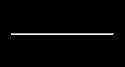
<?xml version="1.0" encoding="UTF-8"?>
<ui version="4.0">
 <class>NotifyWindow</class>
 <widget class="QWidget" name="NotifyWindow">
  <property name="geometry">
   <rect>
    <x>0</x>
    <y>0</y>
    <width>111</width>
    <height>64</height>
   </rect>
  </property>
  <property name="palette">
   <palette>
    <active>
     <colorrole role="Text">
      <brush brushstyle="SolidPattern">
       <color alpha="255">
        <red>255</red>
        <green>255</green>
        <blue>255</blue>
       </color>
      </brush>
     </colorrole>
     <colorrole role="Base">
      <brush brushstyle="SolidPattern">
       <color alpha="255">
        <red>255</red>
        <green>255</green>
        <blue>255</blue>
       </color>
      </brush>
     </colorrole>
     <colorrole role="Window">
      <brush brushstyle="SolidPattern">
       <color alpha="255">
        <red>0</red>
        <green>0</green>
        <blue>0</blue>
       </color>
      </brush>
     </colorrole>
    </active>
    <inactive>
     <colorrole role="Text">
      <brush brushstyle="SolidPattern">
       <color alpha="255">
        <red>255</red>
        <green>255</green>
        <blue>255</blue>
       </color>
      </brush>
     </colorrole>
     <colorrole role="Base">
      <brush brushstyle="SolidPattern">
       <color alpha="255">
        <red>255</red>
        <green>255</green>
        <blue>255</blue>
       </color>
      </brush>
     </colorrole>
     <colorrole role="Window">
      <brush brushstyle="SolidPattern">
       <color alpha="255">
        <red>0</red>
        <green>0</green>
        <blue>0</blue>
       </color>
      </brush>
     </colorrole>
    </inactive>
    <disabled>
     <colorrole role="Text">
      <brush brushstyle="SolidPattern">
       <color alpha="255">
        <red>120</red>
        <green>120</green>
        <blue>120</blue>
       </color>
      </brush>
     </colorrole>
     <colorrole role="Base">
      <brush brushstyle="SolidPattern">
       <color alpha="255">
        <red>0</red>
        <green>0</green>
        <blue>0</blue>
       </color>
      </brush>
     </colorrole>
     <colorrole role="Window">
      <brush brushstyle="SolidPattern">
       <color alpha="255">
        <red>0</red>
        <green>0</green>
        <blue>0</blue>
       </color>
      </brush>
     </colorrole>
    </disabled>
   </palette>
  </property>
  <property name="windowTitle">
   <string>Form</string>
  </property>
  <property name="autoFillBackground">
   <bool>false</bool>
  </property>
  <layout class="QVBoxLayout" name="verticalLayout">
   <item>
    <layout class="QHBoxLayout" name="horizontalLayout" stretch="0,1">
     <item>
      <widget class="QWidget" name="widget" native="true">
       <property name="sizePolicy">
        <sizepolicy hsizetype="Fixed" vsizetype="Fixed">
         <horstretch>0</horstretch>
         <verstretch>0</verstretch>
        </sizepolicy>
       </property>
       <property name="minimumSize">
        <size>
         <width>21</width>
         <height>16</height>
        </size>
       </property>
       <property name="styleSheet">
        <string notr="true">border-image: url(:/resources/Icon.png);</string>
       </property>
      </widget>
     </item>
     <item>
      <widget class="QLabel" name="label">
       <property name="palette">
        <palette>
         <active>
          <colorrole role="Text">
           <brush brushstyle="SolidPattern">
            <color alpha="255">
             <red>138</red>
             <green>138</green>
             <blue>138</blue>
            </color>
           </brush>
          </colorrole>
         </active>
         <inactive>
          <colorrole role="Text">
           <brush brushstyle="SolidPattern">
            <color alpha="255">
             <red>138</red>
             <green>138</green>
             <blue>138</blue>
            </color>
           </brush>
          </colorrole>
         </inactive>
         <disabled>
          <colorrole role="Text">
           <brush brushstyle="SolidPattern">
            <color alpha="255">
             <red>120</red>
             <green>120</green>
             <blue>120</blue>
            </color>
           </brush>
          </colorrole>
         </disabled>
        </palette>
       </property>
       <property name="text">
        <string>ChipUP Poker</string>
       </property>
      </widget>
     </item>
    </layout>
   </item>
   <item>
    <widget class="Line" name="line">
     <property name="orientation">
      <enum>Qt::Horizontal</enum>
     </property>
    </widget>
   </item>
   <item>
    <widget class="QLabel" name="notification">
     <property name="text">
      <string>TextLabel</string>
     </property>
     <property name="alignment">
      <set>Qt::AlignCenter</set>
     </property>
    </widget>
   </item>
  </layout>
 </widget>
 <resources/>
 <connections/>
</ui>
